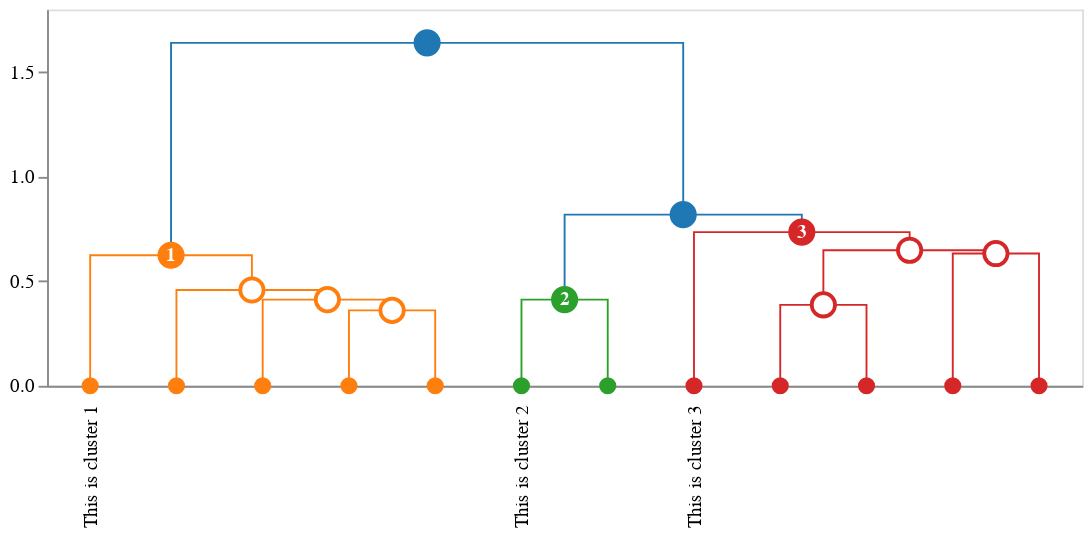

Source (notebook cell):
### Markdown cell above
### Angles

Angles of leaf labels are defined in `idendrogram.containers.ClusterNode`. The easiest way to change defaults is by defining a new dataclass with appropriate values and passing it to the `idendrogram()` constructor.

### Code cell
from idendrogram.containers import AxisLabel
from dataclasses import dataclass

@dataclass
class MyAxisLabel(AxisLabel):
    labelAngle: int = -90
    
idd = idendrogram.idendrogram(axis_label_factory=lambda x:  MyAxisLabel(**x))
idd.set_cluster_info(cl_data)
dendrogram = idd.create_dendrogram(
    leaf_label_func = idendrogram.callbacks.cluster_labeller(
        fmt_string="This is cluster {cluster}"
    ))
to_altair(dendrogram=dendrogram, height=200, width=629)

### Figure 1 — Vega-Lite specification as saved in the notebook (floating-point values rounded to 4 significant figures)
{"layer": [{"data": {"name": "data-14cecd4bee7b75d255fafc30acb8179d"}, "mark": "line", "encoding": {"color": {"field": "fillcolor", "legend": null, "scale": null, "type": "nominal"}, "detail": {"field": "index", "type": "quantitative"}, "order": {"field": "_order_helper", "type": "quantitative"}, "strokeDash": {"field": "strokedash", "legend": null, "scale": null, "type": "nominal"}, "strokeOpacity": {"field": "strokeopacity", "legend": null, "scale": null, "type": "quantitative"}, "strokeWidth": {"field": "strokewidth", "legend": null, "scale": null, "type": "quantitative"}, "x": {"axis": {"grid": false, "labelAngle": -90, "labelExpr": "datum.value == 5.0 ? 'This is cluster 1' : datum.value == 15.0 ? ' ' : datum.value == 25.0 ? ' ' : datum.value == 35.0 ? ' ' : datum.value == 45.0 ? ' ' : datum.value == 55.0 ? 'This is cluster 2' : datum.value == 65.0 ? ' ' : datum.value == 75.0 ? 'This is cluster 3' : datum.value == 85.0 ? ' ' : datum.value == 95.0 ? ' ' : datum.value == 105.0 ? ' ' : datum.value == 115.0 ? ' ' : ''", "labelPadding": 10, "orient": "bottom", "ticks": false, "values": [5.0, 15.0, 25.0, 35.0, 45.0, 55.0, 65.0, 75.0, 85.0, 95.0, 105.0, 115.0]}, "field": "x", "title": null, "type": "quantitative"}, "y": {"axis": {"grid": false}, "field": "y", "scale": {"reverse": false, "type": "linear"}, "title": null, "type": "quantitative"}}}, {"layer": [{"layer": [{"mark": "point", "encoding": {"fill": {"field": "fillcolor", "scale": null, "type": "nominal"}, "opacity": {"field": "opacity", "scale": null, "type": "quantitative"}, "size": {"field": "size", "scale": null, "type": "quantitative"}, "stroke": {"field": "edgecolor", "scale": null, "type": "nominal"}, "tooltip": {"field": "hovertext", "type": "nominal"}, "x": {"axis": {"grid": false, "labelAngle": -90, "labelExpr": "datum.value == 5.0 ? 'This is cluster 1' : datum.value == 15.0 ? ' ' : datum.value == 25.0 ? ' ' : datum.value == 35.0 ? ' ' : datum.value == 45.0 ? ' ' : datum.value == 55.0 ? 'This is cluster 2' : datum.value == 65.0 ? ' ' : datum.value == 75.0 ? 'This is cluster 3' : datum.value == 85.0 ? ' ' : datum.value == 95.0 ? ' ' : datum.value == 105.0 ? ' ' : datum.value == 115.0 ? ' ' : ''", "labelPadding": 10, "orient": "bottom", "ticks": false, "values": [5.0, 15.0, 25.0, 35.0, 45.0, 55.0, 65.0, 75.0, 85.0, 95.0, 105.0, 115.0]}, "field": "x", "title": null, "type": "quantitative"}, "y": {"axis": {"grid": false}, "field": "y", "scale": {"reverse": false, "type": "linear"}, "title": null, "type": "quantitative"}}}, {"mark": {"type": "text", "fontWeight": "bold"}, "encoding": {"color": {"field": "labelcolor", "scale": null, "type": "nominal"}, "size": {"field": "labelsize", "scale": null, "type": "quantitative"}, "text": {"field": "label", "type": "nominal"}, "tooltip": {"field": "hovertext", "type": "nominal"}, "x": {"axis": {"grid": false, "labelAngle": -90, "labelExpr": "datum.value == 5.0 ? 'This is cluster 1' : datum.value == 15.0 ? ' ' : datum.value == 25.0 ? ' ' : datum.value == 35.0 ? ' ' : datum.value == 45.0 ? ' ' : datum.value == 55.0 ? 'This is cluster 2' : datum.value == 65.0 ? ' ' : datum.value == 75.0 ? 'This is cluster 3' : datum.value == 85.0 ? ' ' : datum.value == 95.0 ? ' ' : datum.value == 105.0 ? ' ' : datum.value == 115.0 ? ' ' : ''", "labelPadding": 10, "orient": "bottom", "ticks": false, "values": [5.0, 15.0, 25.0, 35.0, 45.0, 55.0, 65.0, 75.0, 85.0, 95.0, 105.0, 115.0]}, "field": "x", "title": null, "type": "quantitative"}, "y": {"axis": {"grid": false}, "field": "y", "scale": {"reverse": false, "type": "linear"}, "title": null, "type": "quantitative"}}}]}], "data": {"name": "data-0bad9ac68e1ead0298d3c832bc7a79db"}}], "height": 200, "width": 550, "$schema": "https://vega.github.io/schema/vega-lite/v4.17.0.json", "datasets": {"data-14cecd4bee7b75d255fafc30acb8179d": [{"index": 0, "x": 35.0, "y": 0.0, "fillcolor": "#ff7f0e", "id": 269, "children_id": [15, 263], "cluster_id": null, "strokewidth": 1.0, "strokedash": [1, 0], "strokeopacity": 1.0, "_order_helper": 0}, {"index": 0, "x": 35.0, "y": 0.3606, "fillcolor": "#ff7f0e", "id": 269, "children_id": [15, 263], "cluster_id": null, "strokewidth": 1.0, "strokedash": [1, 0], "strokeopacity": 1.0, "_order_helper": 1}, {"index": 0, "x": 45.0, "y": 0.3606, "fillcolor": "#ff7f0e", "id": 269, "children_id": [15, 263], "cluster_id": null, "strokewidth": 1.0, "strokedash": [1, 0], "strokeopacity": 1.0, "_order_helper": 2}, {"index": 0, "x": 45.0, "y": 0.0, "fillcolor": "#ff7f0e", "id": 269, "children_id": [15, 263], "cluster_id": null, "strokewidth": 1.0, "strokedash": [1, 0], "strokeopacity": 1.0, "_order_helper": 3}, {"index": 1, "x": 25.0, "y": 0.0, "fillcolor": "#ff7f0e", "id": 278, "children_id": [14, 269], "cluster_id": null, "strokewidth": 1.0, "strokedash": [1, 0], "strokeopacity": 1.0, "_order_helper": 0}, {"index": 1, "x": 25.0, "y": 0.4123, "fillcolor": "#ff7f0e", "id": 278, "children_id": [14, 269], "cluster_id": null, "strokewidth": 1.0, "strokedash": [1, 0], "strokeopacity": 1.0, "_order_helper": 1}, {"index": 1, "x": 40.0, "y": 0.4123, "fillcolor": "#ff7f0e", "id": 278, "children_id": [14, 269], "cluster_id": null, "strokewidth": 1.0, "strokedash": [1, 0], "strokeopacity": 1.0, "_order_helper": 2}, {"index": 1, "x": 40.0, "y": 0.3606, "fillcolor": "#ff7f0e", "id": 278, "children_id": [14, 269], "cluster_id": null, "strokewidth": 1.0, "strokedash": [1, 0], "strokeopacity": 1.0, "_order_helper": 3}, {"index": 2, "x": 15.0, "y": 0.0, "fillcolor": "#ff7f0e", "id": 285, "children_id": [22, 278], "cluster_id": null, "strokewidth": 1.0, "strokedash": [1, 0], "strokeopacity": 1.0, "_order_helper": 0}, {"index": 2, "x": 15.0, "y": 0.4583, "fillcolor": "#ff7f0e", "id": 285, "children_id": [22, 278], "cluster_id": null, "strokewidth": 1.0, "strokedash": [1, 0], "strokeopacity": 1.0, "_order_helper": 1}, {"index": 2, "x": 32.5, "y": 0.4583, "fillcolor": "#ff7f0e", "id": 285, "children_id": [22, 278], "cluster_id": null, "strokewidth": 1.0, "strokedash": [1, 0], "strokeopacity": 1.0, "_order_helper": 2}, {"index": 2, "x": 32.5, "y": 0.4123, "fillcolor": "#ff7f0e", "id": 285, "children_id": [22, 278], "cluster_id": null, "strokewidth": 1.0, "strokedash": [1, 0], "strokeopacity": 1.0, "_order_helper": 3}, {"index": 3, "x": 5.0, "y": 0.0, "fillcolor": "#ff7f0e", "id": 293, "children_id": [41, 285], "cluster_id": 1.0, "strokewidth": 1.0, "strokedash": [1, 0], "strokeopacity": 1.0, "_order_helper": 0}, {"index": 3, "x": 5.0, "y": 0.6245, "fillcolor": "#ff7f0e", "id": 293, "children_id": [41, 285], "cluster_id": 1.0, "strokewidth": 1.0, "strokedash": [1, 0], "strokeopacity": 1.0, "_order_helper": 1}, {"index": 3, "x": 23.75, "y": 0.6245, "fillcolor": "#ff7f0e", "id": 293, "children_id": [41, 285], "cluster_id": 1.0, "strokewidth": 1.0, "strokedash": [1, 0], "strokeopacity": 1.0, "_order_helper": 2}, {"index": 3, "x": 23.75, "y": 0.4583, "fillcolor": "#ff7f0e", "id": 293, "children_id": [41, 285], "cluster_id": 1.0, "strokewidth": 1.0, "strokedash": [1, 0], "strokeopacity": 1.0, "_order_helper": 3}, {"index": 4, "x": 55.0, "y": 0.0, "fillcolor": "#2ca02c", "id": 279, "children_id": [117, 131], "cluster_id": 2.0, "strokewidth": 1.0, "strokedash": [1, 0], "strokeopacity": 1.0, "_order_helper": 0}, {"index": 4, "x": 55.0, "y": 0.4123, "fillcolor": "#2ca02c", "id": 279, "children_id": [117, 131], "cluster_id": 2.0, "strokewidth": 1.0, "strokedash": [1, 0], "strokeopacity": 1.0, "_order_helper": 1}, {"index": 4, "x": 65.0, "y": 0.4123, "fillcolor": "#2ca02c", "id": 279, "children_id": [117, 131], "cluster_id": 2.0, "strokewidth": 1.0, "strokedash": [1, 0], "strokeopacity": 1.0, "_order_helper": 2}, {"index": 4, "x": 65.0, "y": 0.0, "fillcolor": "#2ca02c", "id": 279, "children_id": [117, 131], "cluster_id": 2.0, "strokewidth": 1.0, "strokedash": [1, 0], "strokeopacity": 1.0, "_order_helper": 3}, {"index": 5, "x": 85.0, "y": 0.0, "fillcolor": "#d62728", "id": 273, "children_id": [98, 265], "cluster_id": null, "strokewidth": 1.0, "strokedash": [1, 0], "strokeopacity": 1.0, "_order_helper": 0}, {"index": 5, "x": 85.0, "y": 0.3873, "fillcolor": "#d62728", "id": 273, "children_id": [98, 265], "cluster_id": null, "strokewidth": 1.0, "strokedash": [1, 0], "strokeopacity": 1.0, "_order_helper": 1}, {"index": 5, "x": 95.0, "y": 0.3873, "fillcolor": "#d62728", "id": 273, "children_id": [98, 265], "cluster_id": null, "strokewidth": 1.0, "strokedash": [1, 0], "strokeopacity": 1.0, "_order_helper": 2}, {"index": 5, "x": 95.0, "y": 0.0, "fillcolor": "#d62728", "id": 273, "children_id": [98, 265], "cluster_id": null, "strokewidth": 1.0, "strokedash": [1, 0], "strokeopacity": 1.0, "_order_helper": 3}, {"index": 6, "x": 105.0, "y": 0.0, "fillcolor": "#d62728", "id": 294, "children_id": [109, 292], "cluster_id": null, "strokewidth": 1.0, "strokedash": [1, 0], "strokeopacity": 1.0, "_order_helper": 0}, {"index": 6, "x": 105.0, "y": 0.6325, "fillcolor": "#d62728", "id": 294, "children_id": [109, 292], "cluster_id": null, "strokewidth": 1.0, "strokedash": [1, 0], "strokeopacity": 1.0, "_order_helper": 1}, {"index": 6, "x": 115.0, "y": 0.6325, "fillcolor": "#d62728", "id": 294, "children_id": [109, 292], "cluster_id": null, "strokewidth": 1.0, "strokedash": [1, 0], "strokeopacity": 1.0, "_order_helper": 2}, {"index": 6, "x": 115.0, "y": 0.0, "fillcolor": "#d62728", "id": 294, "children_id": [109, 292], "cluster_id": null, "strokewidth": 1.0, "strokedash": [1, 0], "strokeopacity": 1.0, "_order_helper": 3}, {"index": 7, "x": 90.0, "y": 0.3873, "fillcolor": "#d62728", "id": 295, "children_id": [273, 294], "cluster_id": null, "strokewidth": 1.0, "strokedash": [1, 0], "strokeopacity": 1.0, "_order_helper": 0}, {"index": 7, "x": 90.0, "y": 0.6481, "fillcolor": "#d62728", "id": 295, "children_id": [273, 294], "cluster_id": null, "strokewidth": 1.0, "strokedash": [1, 0], "strokeopacity": 1.0, "_order_helper": 1}, {"index": 7, "x": 110.0, "y": 0.6481, "fillcolor": "#d62728", "id": 295, "children_id": [273, 294], "cluster_id": null, "strokewidth": 1.0, "strokedash": [1, 0], "strokeopacity": 1.0, "_order_helper": 2}, {"index": 7, "x": 110.0, "y": 0.6325, "fillcolor": "#d62728", "id": 295, "children_id": [273, 294], "cluster_id": null, "strokewidth": 1.0, "strokedash": [1, 0], "strokeopacity": 1.0, "_order_helper": 3}, {"index": 8, "x": 75.0, "y": 0.0, "fillcolor": "#d62728", "id": 296, "children_id": [106, 295], "cluster_id": 3.0, "strokewidth": 1.0, "strokedash": [1, 0], "strokeopacity": 1.0, "_order_helper": 0}, {"index": 8, "x": 75.0, "y": 0.7348, "fillcolor": "#d62728", "id": 296, "children_id": [106, 295], "cluster_id": 3.0, "strokewidth": 1.0, "strokedash": [1, 0], "strokeopacity": 1.0, "_order_helper": 1}, {"index": 8, "x": 100.0, "y": 0.7348, "fillcolor": "#d62728", "id": 296, "children_id": [106, 295], "cluster_id": 3.0, "strokewidth": 1.0, "strokedash": [1, 0], "strokeopacity": 1.0, "_order_helper": 2}, {"index": 8, "x": 100.0, "y": 0.6481, "fillcolor": "#d62728", "id": 296, "children_id": [106, 295], "cluster_id": 3.0, "strokewidth": 1.0, "strokedash": [1, 0], "strokeopacity": 1.0, "_order_helper": 3}, {"index": 9, "x": 60.0, "y": 0.4123, "fillcolor": "#1f77b4", "id": 297, "children_id": [279, 296], "cluster_id": null, "strokewidth": 1.0, "strokedash": [1, 0], "strokeopacity": 1.0, "_order_helper": 0}, {"index": 9, "x": 60.0, "y": 0.8185, "fillcolor": "#1f77b4", "id": 297, "children_id": [279, 296], "cluster_id": null, "strokewidth": 1.0, "strokedash": [1, 0], "strokeopacity": 1.0, "_order_helper": 1}, {"index": 9, "x": 87.5, "y": 0.8185, "fillcolor": "#1f77b4", "id": 297, "children_id": [279, 296], "cluster_id": null, "strokewidth": 1.0, "strokedash": [1, 0], "strokeopacity": 1.0, "_order_helper": 2}, {"index": 9, "x": 87.5, "y": 0.7348, "fillcolor": "#1f77b4", "id": 297, "children_id": [279, 296], "cluster_id": null, "strokewidth": 1.0, "strokedash": [1, 0], "strokeopacity": 1.0, "_order_helper": 3}, {"index": 10, "x": 14.38, "y": 0.6245, "fillcolor": "#1f77b4", "id": 298, "children_id": [293, 297], "cluster_id": null, "strokewidth": 1.0, "strokedash": [1, 0], "strokeopacity": 1.0, "_order_helper": 0}, {"index": 10, "x": 14.38, "y": 1.64, "fillcolor": "#1f77b4", "id": 298, "children_id": [293, 297], "cluster_id": null, "strokewidth": 1.0, "strokedash": [1, 0], "strokeopacity": 1.0, "_order_helper": 1}, {"index": 10, "x": 73.75, "y": 1.64, "fillcolor": "#1f77b4", "id": 298, "children_id": [293, 297], "cluster_id": null, "strokewidth": 1.0, "strokedash": [1, 0], "strokeopacity": 1.0, "_order_helper": 2}, {"index": 10, "x": 73.75, "y": 0.8185, "fillcolor": "#1f77b4", "id": 298, "children_id": [293, 297], "cluster_id": null, "strokewidth": 1.0, "strokedash": [1, 0], "strokeopacity": 1.0, "_order_helper": 3}], "data-0bad9ac68e1ead0298d3c832bc7a79db": [{"x": 5.0, "y": 0.0, "type": "leaf", "id": 41, "cluster_id": null, "edgecolor": "#ff7f0e", "label": "", "hovertext": {"# of items": "1", "linkage id": 41}, "fillcolor": "#ff7f0e", "radius": 4.0, "opacity": 1.0, "labelsize": 10.0, "labelcolor": "#fff", "_default_leaf_radius": 4.0, "_default_leaf_radius_if_cluster": 7.0, "size": 50.27}, {"x": 15.0, "y": 0.0, "type": "leaf", "id": 22, "cluster_id": null, "edgecolor": "#ff7f0e", "label": "", "hovertext": {"# of items": "1", "linkage id": 22}, "fillcolor": "#ff7f0e", "radius": 4.0, "opacity": 1.0, "labelsize": 10.0, "labelcolor": "#fff", "_default_leaf_radius": 4.0, "_default_leaf_radius_if_cluster": 7.0, "size": 50.27}, {"x": 25.0, "y": 0.0, "type": "leaf", "id": 14, "cluster_id": null, "edgecolor": "#ff7f0e", "label": "", "hovertext": {"# of items": "1", "linkage id": 14}, "fillcolor": "#ff7f0e", "radius": 4.0, "opacity": 1.0, "labelsize": 10.0, "labelcolor": "#fff", "_default_leaf_radius": 4.0, "_default_leaf_radius_if_cluster": 7.0, "size": 50.27}, {"x": 35.0, "y": 0.0, "type": "leaf", "id": 15, "cluster_id": null, "edgecolor": "#ff7f0e", "label": "", "hovertext": {"# of items": "1", "linkage id": 15}, "fillcolor": "#ff7f0e", "radius": 4.0, "opacity": 1.0, "labelsize": 10.0, "labelcolor": "#fff", "_default_leaf_radius": 4.0, "_default_leaf_radius_if_cluster": 7.0, "size": 50.27}, {"x": 45.0, "y": 0.0, "type": "leaf", "id": 263, "cluster_id": null, "edgecolor": "#ff7f0e", "label": "", "hovertext": {"# of items": "46", "linkage id": 263}, "fillcolor": "#ff7f0e", "radius": 4.0, "opacity": 1.0, "labelsize": 10.0, "labelcolor": "#fff", "_default_leaf_radius": 4.0, "_default_leaf_radius_if_cluster": 7.0, "size": 50.27}, {"x": 55.0, "y": 0.0, "type": "leaf", "id": 117, "cluster_id": null, "edgecolor": "#2ca02c", "label": "", "hovertext": {"# of items": "1", "linkage id": 117}, "fillcolor": "#2ca02c", "radius": 4.0, "opacity": 1.0, "labelsize": 10.0, "labelcolor": "#fff", "_default_leaf_radius": 4.0, "_default_leaf_radius_if_cluster": 7.0, "size": 50.27}, {"x": 65.0, "y": 0.0, "type": "leaf", "id": 131, "cluster_id": null, "edgecolor": "#2ca02c", "label": "", "hovertext": {"# of items": "1", "linkage id": 131}, "fillcolor": "#2ca02c", "radius": 4.0, "opacity": 1.0, "labelsize": 10.0, "labelcolor": "#fff", "_default_leaf_radius": 4.0, "_default_leaf_radius_if_cluster": 7.0, "size": 50.27}, {"x": 75.0, "y": 0.0, "type": "leaf", "id": 106, "cluster_id": null, "edgecolor": "#d62728", "label": "", "hovertext": {"# of items": "1", "linkage id": 106}, "fillcolor": "#d62728", "radius": 4.0, "opacity": 1.0, "labelsize": 10.0, "labelcolor": "#fff", "_default_leaf_radius": 4.0, "_default_leaf_radius_if_cluster": 7.0, "size": 50.27}, {"x": 85.0, "y": 0.0, "type": "leaf", "id": 98, "cluster_id": null, "edgecolor": "#d62728", "label": "", "hovertext": {"# of items": "1", "linkage id": 98}, "fillcolor": "#d62728", "radius": 4.0, "opacity": 1.0, "labelsize": 10.0, "labelcolor": "#fff", "_default_leaf_radius": 4.0, "_default_leaf_radius_if_cluster": 7.0, "size": 50.27}, {"x": 95.0, "y": 0.0, "type": "leaf", "id": 265, "cluster_id": null, "edgecolor": "#d62728", "label": "", "hovertext": {"# of items": "3", "linkage id": 265}, "fillcolor": "#d62728", "radius": 4.0, "opacity": 1.0, "labelsize": 10.0, "labelcolor": "#fff", "_default_leaf_radius": 4.0, "_default_leaf_radius_if_cluster": 7.0, "size": 50.27}, {"x": 105.0, "y": 0.0, "type": "leaf", "id": 109, "cluster_id": null, "edgecolor": "#d62728", "label": "", "hovertext": {"# of items": "1", "linkage id": 109}, "fillcolor": "#d62728", "radius": 4.0, "opacity": 1.0, "labelsize": 10.0, "labelcolor": "#fff", "_default_leaf_radius": 4.0, "_default_leaf_radius_if_cluster": 7.0, "size": 50.27}, {"x": 115.0, "y": 0.0, "type": "leaf", "id": 292, "cluster_id": null, "edgecolor": "#d62728", "label": "", "hovertext": {"# of items": "92", "linkage id": 292}, "fillcolor": "#d62728", "radius": 4.0, "opacity": 1.0, "labelsize": 10.0, "labelcolor": "#fff", "_default_leaf_radius": 4.0, "_default_leaf_radius_if_cluster": 7.0, "size": 50.27}, {"x": 40.0, "y": 0.3606, "type": "subcluster", "id": 269, "cluster_id": null, "edgecolor": "#ff7f0e", "label": "", "hovertext": {"# of items": "47", "linkage id": 269}, "fillcolor": "#fff", "radius": 7.0, "opacity": 1.0, "labelsize": 10.0, "labelcolor": "#fff", "_default_leaf_radius": 4.0, "_default_leaf_radius_if_cluster": 7.0, "size": 153.9}, {"x": 32.5, "y": 0.4123, "type": "subcluster", "id": 278, "cluster_id": null, "edgecolor": "#ff7f0e", "label": "", "hovertext": {"# of items": "48", "linkage id": 278}, "fillcolor": "#fff", "radius": 7.0, "opacity": 1.0, "labelsize": 10.0, "labelcolor": "#fff", "_default_leaf_radius": 4.0, "_default_leaf_radius_if_cluster": 7.0, "size": 153.9}, {"x": 23.75, "y": 0.4583, "type": "subcluster", "id": 285, "cluster_id": null, "edgecolor": "#ff7f0e", "label": "", "hovertext": {"# of items": "49", "linkage id": 285}, "fillcolor": "#fff", "radius": 7.0, "opacity": 1.0, "labelsize": 10.0, "labelcolor": "#fff", "_default_leaf_radius": 4.0, "_default_leaf_radius_if_cluster": 7.0, "size": 153.9}, {"x": 14.38, "y": 0.6245, "type": "cluster", "id": 293, "cluster_id": 1.0, "edgecolor": "#ff7f0e", "label": "1", "hovertext": {"# of items": "50", "linkage id": 293}, "fillcolor": "#ff7f0e", "radius": 7.0, "opacity": 1.0, "labelsize": 10.0, "labelcolor": "#fff", "_default_leaf_radius": 4.0, "_default_leaf_radius_if_cluster": 7.0, "size": 153.9}, {"x": 60.0, "y": 0.4123, "type": "cluster", "id": 279, "cluster_id": 2.0, "edgecolor": "#2ca02c", "label": "2", "hovertext": {"# of items": "2", "linkage id": 279}, "fillcolor": "#2ca02c", "radius": 7.0, "opacity": 1.0, "labelsize": 10.0, "labelcolor": "#fff", "_default_leaf_radius": 4.0, "_default_leaf_radius_if_cluster": 7.0, "size": 153.9}, {"x": 90.0, "y": 0.3873, "type": "subcluster", "id": 273, "cluster_id": null, "edgecolor": "#d62728", "label": "", "hovertext": {"# of items": "4", "linkage id": 273}, "fillcolor": "#fff", "radius": 7.0, "opacity": 1.0, "labelsize": 10.0, "labelcolor": "#fff", "_default_leaf_radius": 4.0, "_default_leaf_radius_if_cluster": 7.0, "size": 153.9}, {"x": 110.0, "y": 0.6325, "type": "subcluster", "id": 294, "cluster_id": null, "edgecolor": "#d62728", "label": "", "hovertext": {"# of items": "93", "linkage id": 294}, "fillcolor": "#fff", "radius": 7.0, "opacity": 1.0, "labelsize": 10.0, "labelcolor": "#fff", "_default_leaf_radius": 4.0, "_default_leaf_radius_if_cluster": 7.0, "size": 153.9}, {"x": 100.0, "y": 0.6481, "type": "subcluster", "id": 295, "cluster_id": null, "edgecolor": "#d62728", "label": "", "hovertext": {"# of items": "97", "linkage id": 295}, "fillcolor": "#fff", "radius": 7.0, "opacity": 1.0, "labelsize": 10.0, "labelcolor": "#fff", "_default_leaf_radius": 4.0, "_default_leaf_radius_if_cluster": 7.0, "size": 153.9}, {"x": 87.5, "y": 0.7348, "type": "cluster", "id": 296, "cluster_id": 3.0, "edgecolor": "#d62728", "label": "3", "hovertext": {"# of items": "98", "linkage id": 296}, "fillcolor": "#d62728", "radius": 7.0, "opacity": 1.0, "labelsize": 10.0, "labelcolor": "#fff", "_default_leaf_radius": 4.0, "_default_leaf_radius_if_cluster": 7.0, "size": 153.9}, {"x": 73.75, "y": 0.8185, "type": "supercluster", "id": 297, "cluster_id": null, "edgecolor": "#1f77b4", "label": "", "hovertext": {"# of items": "100", "linkage id": 297}, "fillcolor": "#1f77b4", "radius": 7.0, "opacity": 1.0, "labelsize": 10.0, "labelcolor": "#fff", "_default_leaf_radius": 4.0, "_default_leaf_radius_if_cluster": 7.0, "size": 153.9}, {"x": 44.06, "y": 1.64, "type": "supercluster", "id": 298, "cluster_id": null, "edgecolor": "#1f77b4", "label": "", "hovertext": {"# of items": "150", "linkage id": 298}, "fillcolor": "#1f77b4", "radius": 7.0, "opacity": 1.0, "labelsize": 10.0, "labelcolor": "#fff", "_default_leaf_radius": 4.0, "_default_leaf_radius_if_cluster": 7.0, "size": 153.9}]}}
